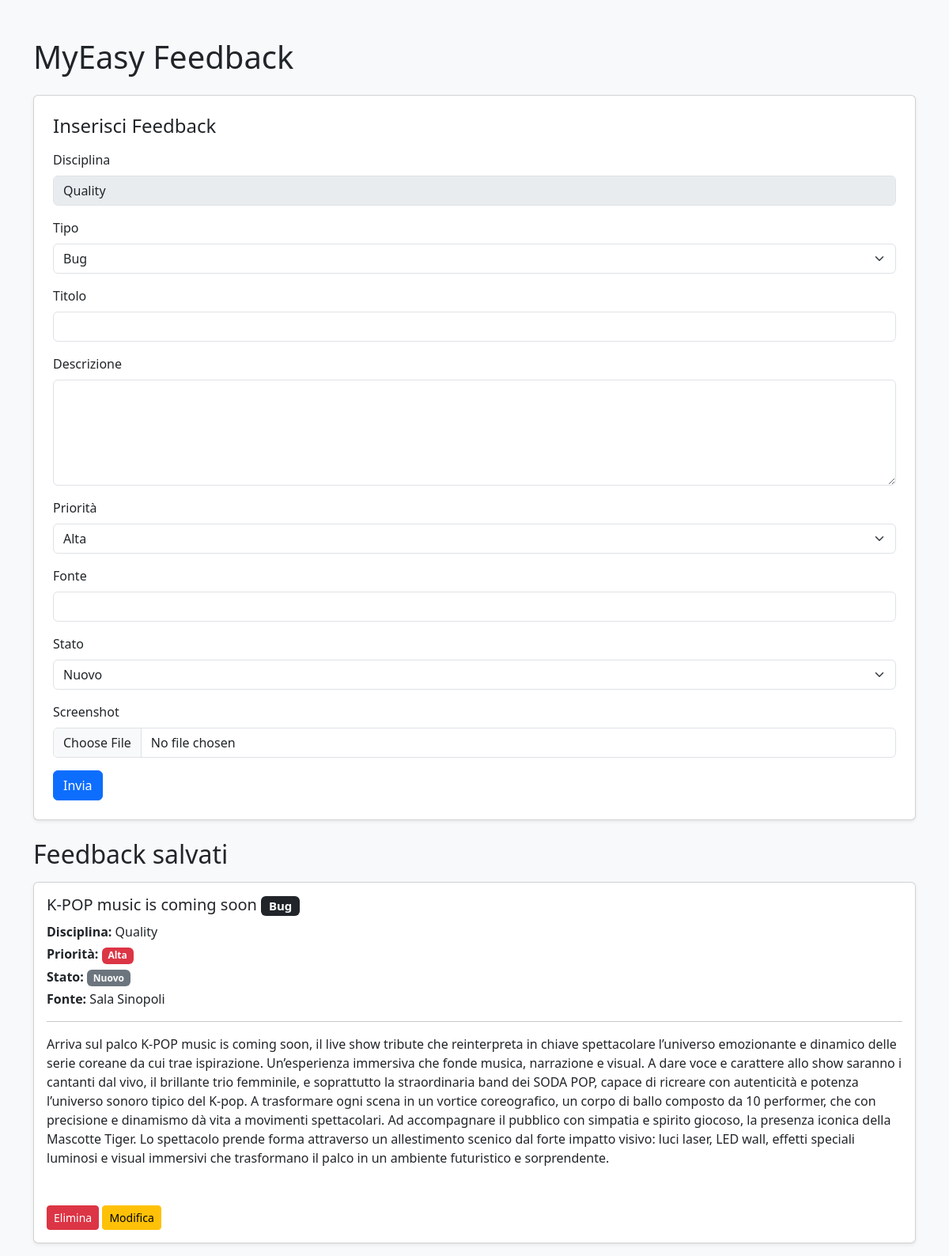
Before: / with the older database file.
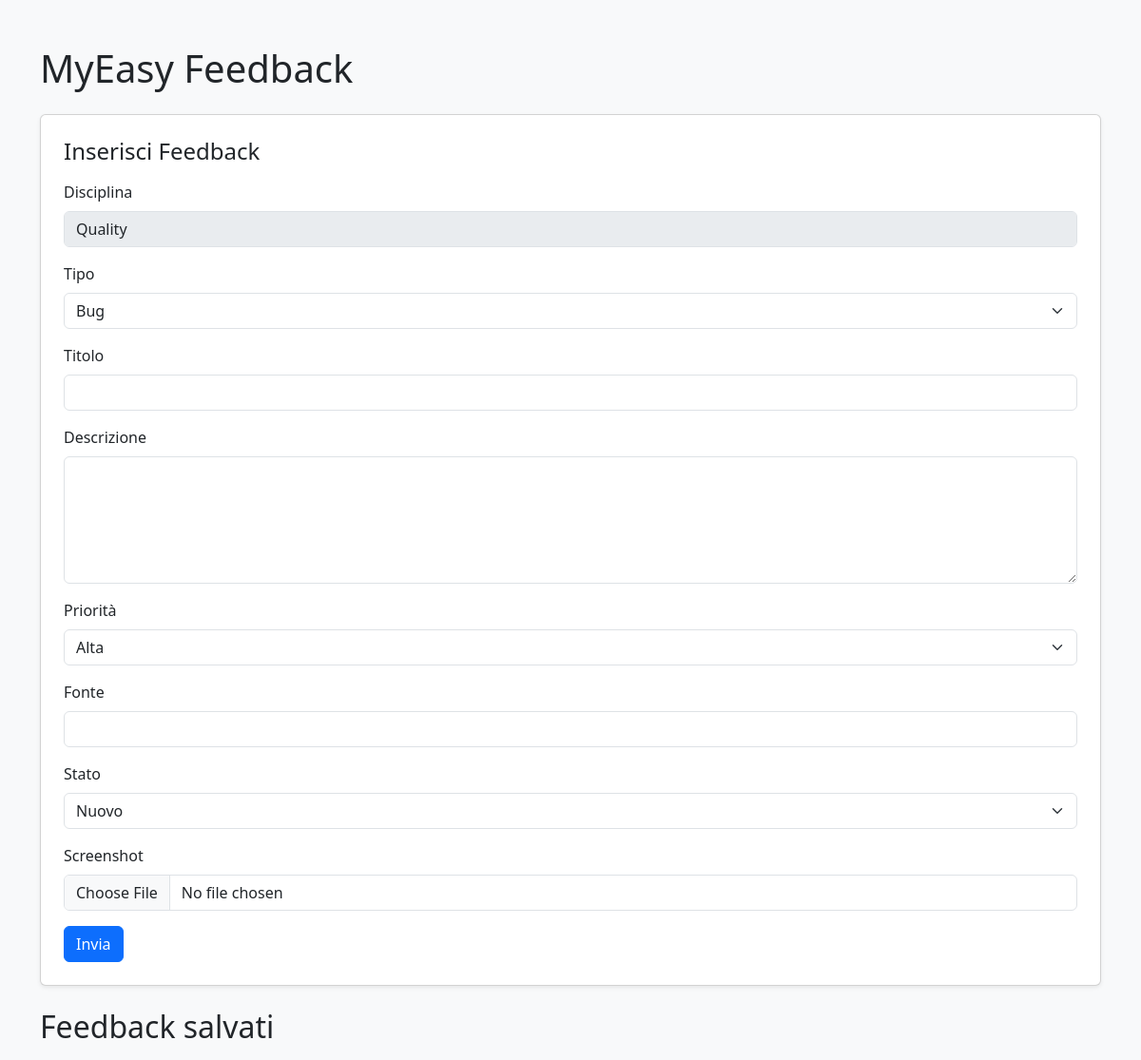
After: the same page with the newer database file.
### tables this page shows
CREATE TABLE feedback (
        id INTEGER PRIMARY KEY AUTOINCREMENT,
        disciplina TEXT,
        tipo TEXT,
        titolo TEXT,
        descrizione TEXT,
        priorita TEXT,
        fonte TEXT,
        stato TEXT,
        immagine TEXT
    );

### app.py (the view, shortened to what this page needs)
@app.route("/", methods=["GET", "POST"])
def home():
    feedback = get_all_feedback()
    return render_template("index.html", feedback=feedback)

### database.py (called while the page is built)
def get_all_feedback():
    conn = sqlite3.connect(DB_NAME)
    cursor = conn.cursor()
    cursor.execute("""
        SELECT id, disciplina, tipo, titolo, descrizione, priorita, fonte, stato, immagine
        FROM feedback
    """)
    rows = cursor.fetchall()
    conn.close()
    return rows

### templates/index.html (shortened to what this page needs)
<!DOCTYPE html>
<html>
<head>
    <link href="https://cdn.jsdelivr.net/npm/bootstrap@5.3.0/dist/css/bootstrap.min.css" rel="stylesheet">
</head>
<body class="bg-light">
<div class="container mt-5">
    <h1 class="mb-4">MyEasy Feedback</h1>
    <div class="card p-4 shadow-sm mb-4">
        <h4 class="mb-3">Inserisci Feedback</h4>
        <form method="post" enctype="multipart/form-data">
            <div class="mb-3">
                <label class="form-label">Disciplina</label>
                <input type="text" class="form-control" value="Quality" disabled>
            </div>
            <div class="mb-3">
                <label class="form-label">Tipo</label>
                <select name="tipo" class="form-select">
                    <option value="Bug">Bug</option>
                </select>
            </div>
            <div class="mb-3">
                <label class="form-label">Titolo</label>
                <input type="text" name="titolo" class="form-control">
            </div>
            <div class="mb-3">
                <label class="form-label">Descrizione</label>
                <textarea name="descrizione" class="form-control" rows="5"></textarea>
            </div>
            <div class="mb-3">
                <label class="form-label">Priorità</label>
                <select name="priorita" class="form-select">
                    <option value="Alta">Alta</option>
                </select>
            </div>
            <div class="mb-3">
                <label class="form-label">Fonte</label>
                <input type="text" name="fonte" class="form-control">
            </div>
            <div class="mb-3">
                <label class="form-label">Stato</label>
                <select name="stato" class="form-select">
                    <option value="Nuovo">Nuovo</option>
                </select>
            </div>
            <div class="mb-3">
                <label class="form-label">Screenshot</label>
                <input type="file" name="image" class="form-control">
            </div>
            <button type="submit" class="btn btn-primary">Invia</button>
        </form>
    </div>
    <h2 class="mb-3">Feedback salvati</h2>
    {% for f in feedback %}
    <div class="card mb-3 shadow-sm">
        <div class="card-body">
            <h5 class="card-title">
                {{ f[3] }}
                <span class="badge bg-dark">{{ f[2] }}</span>
            </h5>
            <p class="mb-1"><b>Disciplina:</b> {{ f[1] }}</p>
            <p class="mb-1">
                <b>Priorità:</b>
                {% if f[5] == 'Alta' %}
                    <span class="badge bg-danger">Alta</span>
                {% elif f[5] == 'Media' %}
                    <span class="badge bg-warning text-dark">Media</span>
                {% else %}
                    <span class="badge bg-success">Bassa</span>
                {% endif %}
            </p>
            <p class="mb-1">
                <b>Stato:</b>
                {% if f[7] == 'Nuovo' %}
                    <span class="badge bg-secondary">Nuovo</span>
                {% elif f[7] == 'In corso' %}
                    <span class="badge bg-primary">In corso</span>
                {% else %}
                    <span class="badge bg-success">Risolto</span>
                {% endif %}
            </p>
            <p class="mb-1"><b>Fonte:</b> {{ f[6] }}</p>
            <hr>
            <p style="white-space: pre-line;">{{ f[4] }}</p>
            <br>
            <a href="/delete/{{ f[0] }}"
               class="btn btn-danger btn-sm mt-2"
               onclick="return confirm('Sei sicuro di voler eliminare questo feedback?')">
                Elimina
            </a>
            <a href="/edit/{{ f[0] }}" class="btn btn-warning btn-sm mt-2">
                Modifica
            </a>
        </div>
    </div>
    {% endfor %}
</div>
</body>
</html>

Changed rows visible on the page:
removed feedback: titolo "K-POP music is coming soon", tipo "Bug", disciplina "Quality", priorita "Alta", stato "Nuovo", fonte "Sala Sinopoli", descrizione "Arriva sul palco K-POP music is coming soon, il live show tribute che reinterpreta in chiave spettacolare l’universo emozionante e dinamico delle serie coreane da cui trae ispirazione. Un’esperienza immersiva che fonde musica, narrazione e visual. A dare voce e carattere allo show saranno i cantanti dal vivo, il brillante trio femminile, e soprattutto la straordinaria band dei SODA POP, capace di ricreare con autenticità e potenza l’universo sonoro tipico del K-pop. A trasformare ogni scena in un vortice coreografico, un corpo di ballo composto da 10 performer, che con precisione e dinamismo dà vita a movimenti spettacolari. Ad accompagnare il pubblico con simpatia e spirito giocoso, la…"
